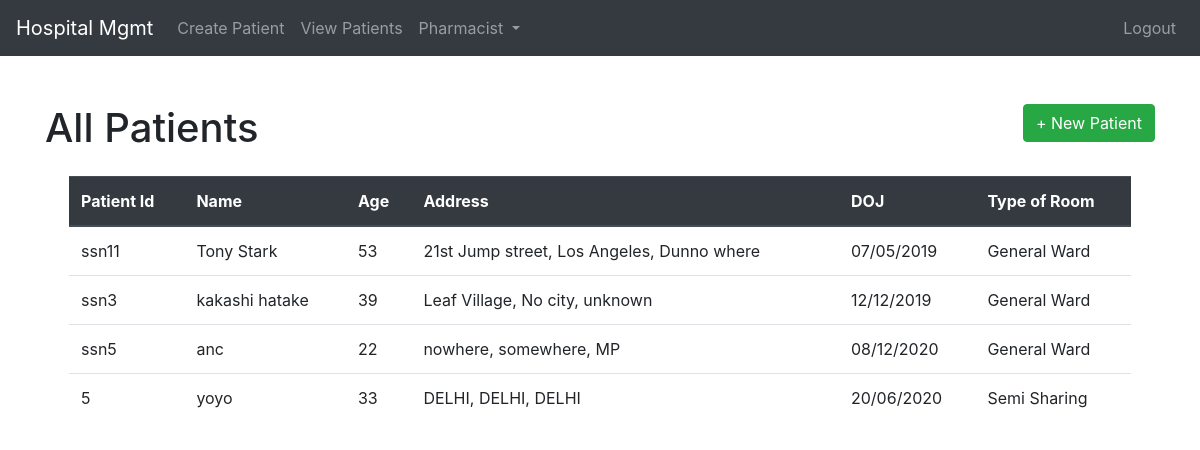
Before: /patients with the older database file.
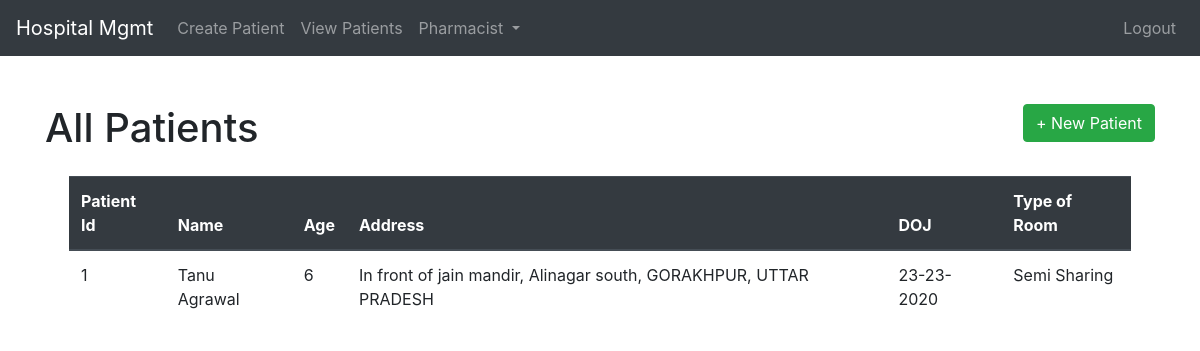
After: the same page with the newer database file.
### models.py (models this page shows, shortened)
class Patient(db.Model):
    id = db.Column(db.Integer, primary_key=True)
    ssnId = db.Column(db.Integer, nullable=False)
    name = db.Column(db.String(20), nullable=False)
    age = db.Column(db.Integer, nullable=False)
    admissionDate = db.Column(db.String(10), nullable=False)
    bedType = db.Column(db.String(20), nullable=False)
    address = db.Column(db.String(30), nullable=False)
    city = db.Column(db.String(20), nullable=False)
    state = db.Column(db.String(20), nullable=False)
    status = db.Column(db.String(20), nullable=False, default="Active")

### views/deskExec.py (the view)
@deskExec.route('/patients')
def patients():
    allPatients = Patient.query.all()
    return render_template('deskExec/patients.html', patients=allPatients)

### models.py (called while the page is built)
@event.listens_for(Engine, "connect")
def set_sqlite_pragma(dbapi_connection, connection_record):
    cursor = dbapi_connection.cursor()
    cursor.execute("PRAGMA foreign_keys=ON")
    cursor.close()

### templates/deskExec/patients.html (shortened to what this page needs)
{% extends 'base.html' %}
{% block body %}
<br>
<div>
    <h1 style="display:inline">All Patients</h1>
    <a style="display:inline" class="btn btn-success float-right" href="/create" >+ New Patient</a>
</div>
    <div class="row align-items-center justify-content-around mx-0">
        <div id="table" class="col-lg-12  px-4 py-4  order-1 order-lg-2">
                <table class="table">
                    <thead class="thead-dark">
                      <tr>
                        <th scope="col">Patient Id</th>
                        <th scope="col">Name</th>
                        <th scope="col">Age</th>
                        <th scope="col">Address</th>
                        <th scope="col">DOJ</th>
                        <th scope="col">Type of Room</th>
                      </tr>
                    </thead>
                    <tbody>
                        {% for patient in patients %}
                        {% if patient.status == "Active" %}
                        <tr>
                            <td>{{patient.ssnId}}</td>
                            <td>{{patient.name}}</td>
                            <td>{{patient.age}}</td>
                            <td>{{patient.address}}, {{patient.city}}, {{patient.state}}</td>
                            <td>{{patient.admissionDate}}</td>
                            <td>{{patient.bedType}}</td>
                        </tr>
                        {% endif %}
                        {% endfor %}
                    </tbody>
                  </table>
        </div>
    </div>
{% endblock %}

### templates/base.html (shortened to what this page needs)
<!DOCTYPE html>
<html lang="en">
<head>
    <link rel="stylesheet" href="https://stackpath.bootstrapcdn.com/bootstrap/4.4.1/css/bootstrap.min.css">
    <link rel="stylesheet" href="https://cdn.jsdelivr.net/npm/bootstrap-select@1.13.14/dist/css/bootstrap-select.min.css">
</head>
<body>
    <nav class="navbar navbar-expand-lg navbar-dark bg-dark">
        <a class="navbar-brand" href="/home">Hospital Mgmt</a>
        <div class="collapse navbar-collapse" id="navbarNav">
            <ul class="navbar-nav justify-content-between">
                <li class="nav-item">
                    <a class="nav-link" href="/create">Create Patient</a>
                </li>
                <li class="nav-item">
                    <a class="nav-link" href="/patients">View Patients</a>
                </li>
                <li class="nav-item dropdown">
                   <a class="nav-link dropdown-toggle" href="#" id="navbarDropdown" role="button" data-toggle="dropdown" aria-haspopup="true" aria-expanded="false">
                     Pharmacist
                   </a>
                 </li>
            </ul>
            <ul class="navbar-nav ml-auto">
                <li class="nav-item">
                    <a class="nav-link" href="/logout">Logout</a>
                </li>
            </ul>
        </div>
    </nav>
    <div class="container">
    <br/>
        {% block body %} {% endblock %}
    </div>
</body>
</html>

Changed rows visible on the page:
removed Patient: ssnId "ssn11", name "Tony Stark", age "53", address "21st Jump street", city "Los Angeles", state "Dunno where", admissionDate "07/05/2019", bedType "General Ward"
removed Patient: ssnId "ssn3", name "kakashi hatake", age "39", address "Leaf Village", city "No city", state "unknown", admissionDate "12/12/2019", bedType "General Ward"
removed Patient: ssnId "ssn5", name "anc", age "22", address "nowhere", city "somewhere", state "MP", admissionDate "08/12/2020", bedType "General Ward"
removed Patient: ssnId "5", name "yoyo", age "33", address "DELHI", city "DELHI", state "DELHI", admissionDate "20/06/2020", bedType "Semi Sharing"
added Patient: ssnId "1", name "Tanu Agrawal", age "6", address "In front of jain mandir, Alinagar south", city "GORAKHPUR", state "UTTAR PRADESH", admissionDate "23-23-2020", bedType "Semi Sharing"
